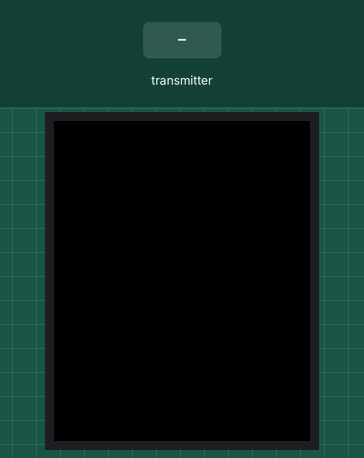
Simulated run of this sketch. Board: ESP32. On the bench: 160×128 colour display. The test bench sets the inputs (shaded band). What the sketch prints to the serial monitor is not drawn.

Above: at 1.3 s.
1.4 s: the transmitter starts sending falltime1 = 0
At 2.1 s:
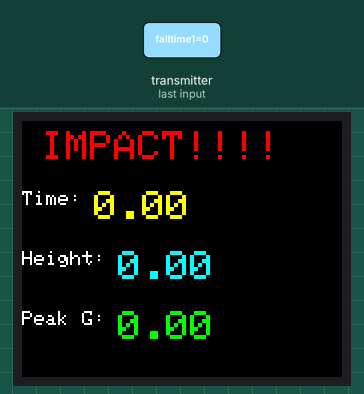
2.9 s: the transmitter starts sending height1 = 25
At 4.1 s:
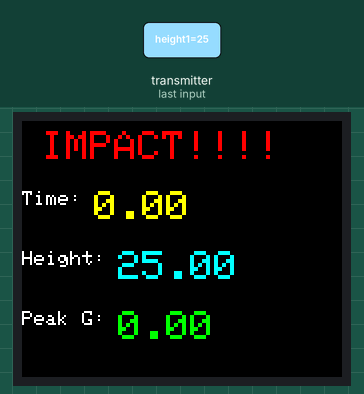
4.4 s: the transmitter starts sending maxG1 = 25
At 5.6 s:
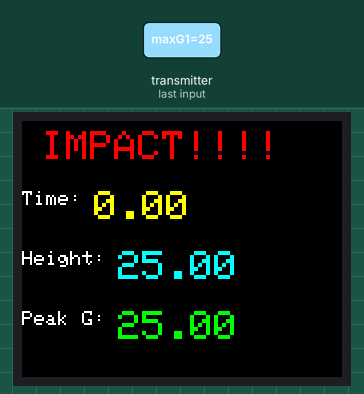
5.9 s: the transmitter starts sending falltime1 = 25
At 6.4 s:
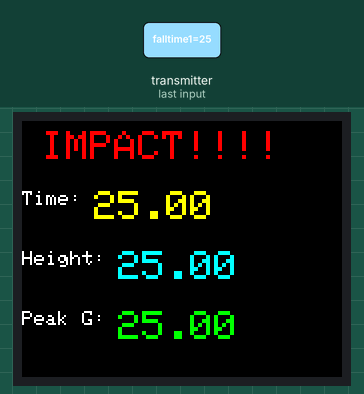
7.4 s: the transmitter starts sending height1 = 50
At 7.8 s:
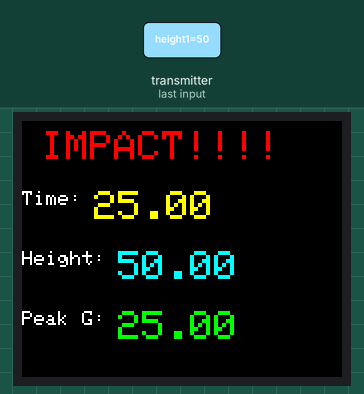
8.9 s: the transmitter starts sending maxG1 = 50
At 9.9 s:
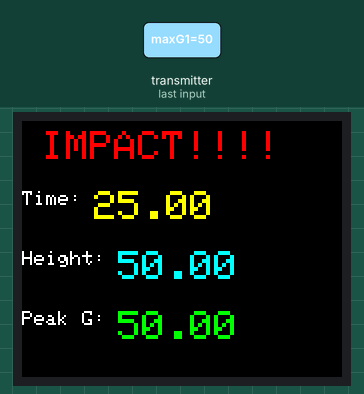
Timing chart, 0 to 11.4 s (numbered marks = the images above; inputs shaded):
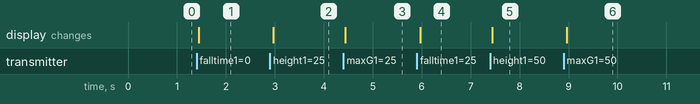

Measured:
- after the input at 1.4 s, the display: changes at once (image 1)
- after the input at 2.9 s, the display: changes after 0.07 s (image 2)
- after the input at 4.4 s, the display: changes at once (image 3)
- after the input at 5.9 s, the display: changes after 0.07 s (image 4)
- after the input at 7.4 s, the display: changes at once (image 5)
- after the input at 8.9 s, the display: changes after 0.07 s (image 6)

The sketch:

dropsense_reciever_code.ino
```cpp
#include <WiFi.h>
#include <esp_wifi.h>
#include <esp_now.h>
#include <Adafruit_ST7735.h>
#include <SPI.h>
#include <Adafruit_GFX.h>

#define TFT_CS  5
#define TFT_DC  2
#define TFT_RST 4

Adafruit_ST7735 tft = Adafruit_ST7735(TFT_CS, TFT_DC, TFT_RST);

typedef struct struct_message  {
  float falltime1;
  float height1;
  float maxG1;
  float gForce1;

} struct_message;

struct_message dropdat;

void setup(){
  Serial.begin(115200);

  tft.initR(INITR_BLACKTAB);
  tft.setRotation(3);
  tft.fillScreen(ST77XX_BLACK);

  WiFi.mode(WIFI_STA);

  if(esp_now_init() != ESP_OK){
    Serial.println("Error initializing ESP_NOW");
    return;
  }

  esp_now_register_recv_cb(recievedata);
}

void loop(){
}

void recievedata(const esp_now_recv_info_t *info, const uint8_t *incomingData, int len){
  memcpy(&dropdat, incomingData, sizeof(dropdat));

  Serial.print("bytes recieved");
  Serial.println(len);
  Serial.print("falltime ");
  Serial.println(dropdat.falltime1);
  Serial.print("height");
  Serial.println(dropdat.height1);
  Serial.print("maxGforce");
  Serial.println(dropdat.maxG1);

  tft.fillScreen(ST77XX_BLACK);

  tft.setTextColor(ST77XX_RED);
  tft.setTextSize(2);
  tft.setCursor(10, 5);
  tft.println("IMPACT!!!!");

  tft.setTextColor(ST77XX_WHITE);
  tft.setTextSize(1);

  tft.setCursor(0, 35);
  tft.print("Time: ");

  tft.setTextColor(ST77XX_YELLOW);
  tft.setTextSize(2);
  tft.println(dropdat.falltime1);

  tft.setTextColor(ST77XX_WHITE);
  tft.setTextSize(1);
  tft.setCursor(0, 65);
  tft.print("Height: ");

  tft.setTextColor(ST77XX_CYAN);
  tft.setTextSize(2);
  tft.println(dropdat.height1);

  tft.setTextColor(ST77XX_WHITE);
  tft.setTextSize(1);
  tft.setCursor(0, 95);
  tft.print("Peak G: ");

  tft.setTextColor(ST77XX_GREEN);
  tft.setTextSize(2);
  tft.println(dropdat.maxG1);

  delay(100);
}
```
